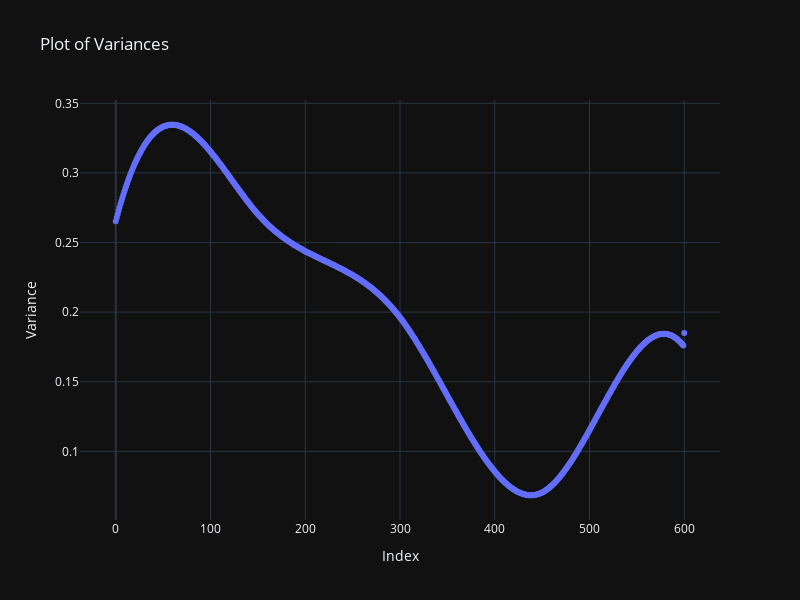

Here is the notebook cell this chart was saved with:
### Markdown cell above
### Find variance anomalies

A certain contextual type of anomaly is a subset of points that have variance very different than other subsets. Using quantile regression we can (1) evaluate the regressor-dependent variance for each point using the regression quantiles $0.25$ and $0.75$; and (2) find the points that have outlier variances.

Here we compute and plot the variance estimates for a signal:

### Code cell
q_funcs = quantile_regression(dist_data, knots=4, probs=[0.25, 0.75])

variances = np.abs([q_funcs[1](x) - q_funcs[0](x) for x in dist_data[:, 0]])

fig = go.Figure(data=go.Scatter(y=variances, mode='markers'))
fig.update_layout(
    title='Plot of Variances',
    xaxis_title='Index',
    yaxis_title='Variance',
    template='plotly_dark',
    width=800,
    height=600
)
fig.show()

### Figure 1 — Plotly figure (JSON) as saved in the notebook; plotly's stock layout.template omitted (floating-point values rounded to 4 significant figures; data arrays with more than 128 entries replaced by an {"elided": "..."} marker saying what was removed)
{"data": [{"mode": "markers", "type": "scatter", "y": {"elided": "601 float values"}}], "layout": {"height": 600, "title": {"text": "Plot of Variances"}, "width": 800, "xaxis": {"title": {"text": "Index"}}, "yaxis": {"title": {"text": "Variance"}}}}
